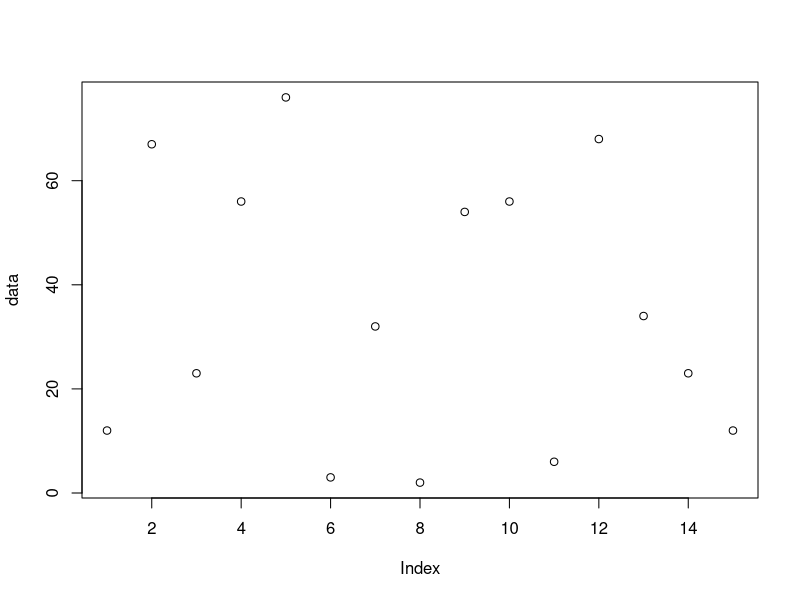

Reproduce this figure in R.
## ---- chunk 1
#| label: plot_completion_times
#| echo: false

data <- c(12,67,23,56,76,3,32,2,54,56,6,68,34,23,12)

plot(data)


